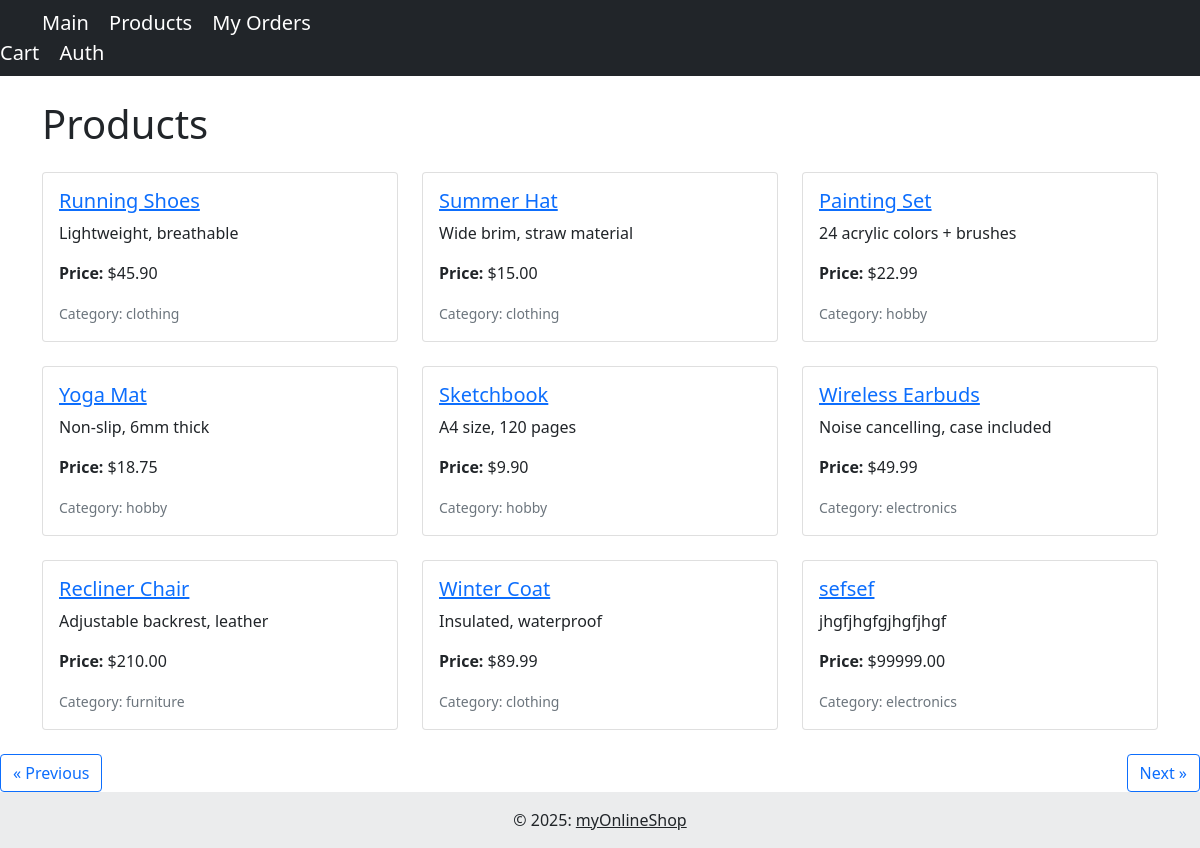
Page /products?page=2 on the committed database.
### tables this page shows
CREATE TABLE `products`
(
    `id`          int(11)        NOT NULL,
    `name`        varchar(30) DEFAULT NULL,
    `category_id` int(11)        NOT NULL,
    `description` text           NOT NULL,
    `price`       decimal(11, 2) NOT NULL
);

CREATE TABLE `categories`
(
    `id`       int(11)     NOT NULL,
    `category` varchar(40) NOT NULL
);

### config/Database.php (called while the page is built, shortened)
<?php
class Database
{
    private static ?mysqli $instance = null;
    public static function db_connect(): mysqli
    {
        if (self::$instance === null) {
            $host = getenv('DB_HOST') ?: '127.0.0.1';
            $user = getenv('DB_USER') ?: 'root';
            $pass = getenv('DB_PASS') ?: '';
            $name = getenv('DB_NAME') ?: 'shop';
            $port = getenv('DB_PORT') ?: 3306;
            self::$instance = new mysqli($host, $user, $pass, $name, $port);
            self::$instance->set_charset("utf8");
        }
        return self::$instance;
    }
    public static function db_fetch_all(string $query, array $params = []): array
    {
        $stmt = self::$instance->prepare($query);
        if (!$stmt->execute()) {
            die("Failed to execute query: " . $stmt->error);
        }
        $stmt_result = $stmt->get_result();
        $result = $stmt_result->fetch_all(MYSQLI_ASSOC);
        return $result;
    }
}

### app/pages/products.php (the view, shortened to what this page needs)
<?php
include_once(__DIR__ . "/../templates/index_header.php");
$page = $_GET['page'] ?? 0;
$offset = $page * 9;
$products = Database::db_fetch_all("SELECT * FROM products LIMIT 9 OFFSET $offset");
$categories = Database::db_fetch_all("SELECT * FROM categories");
?>
    <div class="container mt-4">
        <h1 class="mb-4">Products</h1>
        <div class="row row-cols-1 row-cols-md-3 g-4">
            <?php foreach ($products as $product): ?>
                <div class="col">
                    <div class="card h-100">
                        <div class="card-body d-flex flex-column">
                            <h5 class="card-title">
                                <a href="/product?product_id=<?php echo urlencode($product['id']); ?>">
                                    <?php echo htmlspecialchars($product['name']); ?>
                                </a>
                            </h5>
                            <p class="card-text flex-grow-1"><?php echo htmlspecialchars($product['description']); ?></p>
                            <p class="card-text"><strong>Price: </strong>$<?php echo htmlspecialchars($product['price']); ?></p>
                            <p class="card-text"><small class="text-muted">Category: <?php echo htmlspecialchars($categories[$product['category_id'] - 1]["category"]); ?></small></p>
                        </div>
                    </div>
                </div>
            <?php endforeach; ?>
        </div>
    </div>
<?php
$total_products_result = Database::db_fetch_all("SELECT COUNT(*) as count FROM products");
$total_products = $total_products_result[0]['count'];
$total_pages = ceil($total_products / 9);
$current_page = isset($_GET['page']) ? (int)$_GET['page'] : 0;
?>
    <div class="mt-4 d-flex justify-content-between">
        <?php if ($current_page > 0): ?>
            <a href="?page=<?php echo $current_page - 1; ?>" class="btn btn-outline-primary">&laquo; Previous</a>
        <?php else: ?>
            <span></span>
        <?php endif; ?>
        <?php if ($current_page < $total_pages - 1): ?>
            <a href="?page=<?php echo $current_page + 1; ?>" class="btn btn-outline-primary">Next &raquo;</a>
        <?php endif; ?>
    </div>
<?php
include_once(__DIR__ . "/../templates/index_footer.php");

### rows in the picture
products: name "Running Shoes", description "Lightweight, breathable", price "45.90", category.category "clothing"
products: name "Summer Hat", description "Wide brim, straw material", price "15.00", category.category "clothing"
products: name "Painting Set", description "24 acrylic colors + brushes", price "22.99", category.category "hobby"
products: name "Yoga Mat", description "Non-slip, 6mm thick", price "18.75", category.category "hobby"
products: name "Sketchbook", description "A4 size, 120 pages", price "9.90", category.category "hobby"
products: name "Wireless Earbuds", description "Noise cancelling, case included", price "49.99", category.category "electronics"
products: name "Recliner Chair", description "Adjustable backrest, leather", price "210.00", category.category "furniture"
products: name "Winter Coat", description "Insulated, waterproof", price "89.99", category.category "clothing"
products: name "sefsef", description "jhgfjhgfgjhgfjhgf", price "99999.00", category.category "electronics"
